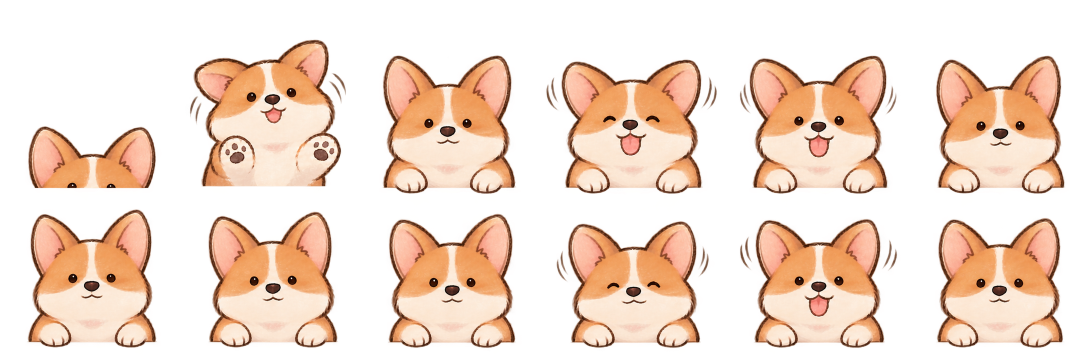
#> input picture art/raw/corgi-start.png, 2172 x 724 px (shown at 1/2 size)
$ python -i normalize-sprites.py   (imports and definitions only)
#> lines starting #> are read from the running program, lines starting #| are printed output that depends on the picture
"""
Sprite sheet 校正工具

產圖工具輸出的動畫表很少能直接用：畫布留白過多、排距不等分、格子不是正方形，
有時還會把格線和編號畫進圖裡。更麻煩的是**三段動畫各自是不同比例畫的** ——
同一隻柯基在 START 和 IDLE 裡佔畫面的比例不一樣，播放時就會忽大忽小。

所以這支腳本一次處理全部三張，而不是一張一張跑：

  1. 依指定的欄／排把每張畫布切格（排距優先用內容帶偵測，因為常常不等分）
  2. （選用）剝掉格線與編號
  3. 量出每張 sheet 內所有影格的內容範圍，取聯集當成該 sheet 的「作用區」
  4. 以作用區裁切每一格 —— 用同一個矩形裁全部，影格之間的相對位移才會保留，
     角色在段落內的移動（例如 START 從畫面外升起）不會被抹平
  5. 跨 sheet 統一縮放：以「頭寬的中位數」為基準。
     頭寬取每一格內容上緣 30% 那一段的寬度，只涵蓋耳朵與額頭。
     取中位數而不是最大值，因為 START 有一格是雙掌舉到頭邊，最大值會被
     那格灌水；取整格全寬也不行，會被前腳張開的姿勢拉偏。
     這是實測五種基準並排比對後最接近的一種，但仍無法完全對齊 ——
     三張素材本來就是各自用不同比例與裁切畫的，後製只能逼近。
     根治要從產圖端統一，見 art/PROMPT.md。
  6. 統一對齊：作用區底緣（也就是「窗台」那條線）對到格子裡的同一個高度

用法：
    python scripts/normalize-sprites.py                       # 三張分開的素材
    python scripts/normalize-sprites.py --single art/raw/corgi-all.png --cols 8 --rows 6

--single 是給「三段畫在同一張圖上」的素材用的（見 art/PROMPT.md）。
那種素材的角色比例天然一致，不必跨 sheet 校正，只要依影格數切成三段即可，
品質也遠比三張分開產的好。

原圖從 art/raw/ 讀、結果寫回 public/sprites/。校正是破壞性的，拿校正過的
結果再校正一次只會愈跑愈糟，所以來源永遠是備份。
"""

import argparse
import os
import shutil
import statistics

import numpy as np
from PIL import Image

HERE = os.path.dirname(os.path.abspath(__file__))
RAW_DIR = os.path.join(HERE, "..", "art", "raw")
OUT_DIR = os.path.join(HERE, "..", "public", "sprites")

ALPHA_THRESHOLD = 16

# 輸出的單格尺寸。頭寬會被縮到佔這個寬度的 TARGET_FILL，留下的邊距讓圓角
# 裁切不會啃到耳朵。
CELL = 256
TARGET_FILL = 0.62
# 作用區底緣要對到的位置，離格子底部留一點空隙
BOTTOM_MARGIN = 10
# 作用區最多佔格子的比例。留邊是必要的 —— 格子有圓角又會裁切，
# 貼到邊就會啃掉耳朵。頭寬對齊之後某些 sheet 的整體輪廓仍可能偏寬，
# 這道上限確保它們一律再縮進來。
MAX_UNION_FILL = 0.88

# 每張 sheet 的切法。cols/rows 要跟素材實際排版一致。
SHEETS = [
    {"file": "corgi-start.png", "cols": 6, "rows": 2},
    {"file": "corgi-idle.png", "cols": 12, "rows": 1},
    {"file": "corgi-loop.png", "cols": 6, "rows": 4, "strip_grid": 3, "strip_label": (95, 62)},
]


# [41 lines left out: functions find_row_bands, row_ranges, content_bbox, not called in this run]


# 頭部大約佔內容高度的上面這一段。取太多會吃到前腳，取太少在側面姿勢會抓不到耳朵。
HEAD_BAND = 0.30


# [125 lines left out: functions head_width, load_tiles, main, not called in this run]


def detect_bands(profile, min_gap):
    """從一維的內容剖面找出連續區段，間隔小於 min_gap 的併回去。"""
    out, start = [], None
    for i, on in enumerate(profile):
        if on and start is None:
            start = i
        elif not on and start is not None:
            out.append([start, i - 1])
            start = None
    if start is not None:
        out.append([start, len(profile) - 1])

    merged = []
    for band in out:
        if merged and band[0] - merged[-1][1] - 1 < min_gap:
            merged[-1][1] = band[1]
        else:
            merged.append(band)
    return [tuple(b) for b in merged]


# 三段的切分。每一項是 (輸出檔名, 佔幾排, 輸出時每排幾欄)。
# 排數與素材的版面對應：第 1 排是登場、2–3 排待機、4–5 排嗅聞。
SEGMENTS = [
    ("corgi-start.png", 1, 8),
    ("corgi-idle.png", 2, 8),
    ("corgi-loop.png", 2, 8),
]


# [29 lines left out: function find_ledge, not called in this run]


def split_single(path, min_gap=4):
    """
    把「三段畫在同一張圖」的素材切成三個 sheet。

    對齊完全以窗台為準，不靠格線。原因是產圖工具的排距未必等分 —— 實測這張
    素材五排的窗台在 y=194/379/562/734/898，排距是 185/183/172/164，用格線
    中線切格會讓每格的高度與原點都不同，窗台在格內的相對位置就跟著跑，
    播放時看起來就是角色一直上下抖。

    以窗台為錨點之後，格線只用來把畫布分成幾格，切得準不準都不影響對齊。
    """
#> called with path = '../art/raw/corgi-start.png', min_gap = 4
    image = Image.open(path).convert("RGBA")
#> image is the input picture: PIL image 2172x724 RGBA; mean R, G, B, A 111, 82.8, 65.7, 106.2
    alpha = np.array(image)[:, :, 3]
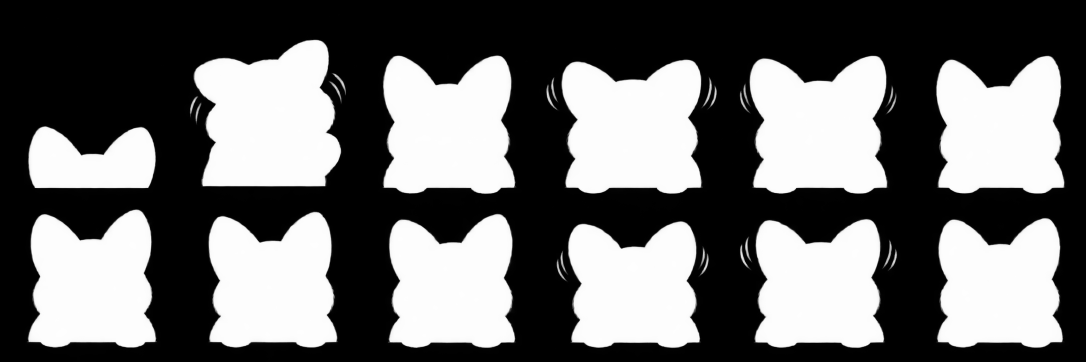
#> alpha: shape (724, 2172) (shown at 1/2 size); min 0, max 255, mean 106.2
    height, width = alpha.shape
#> height = 724; width = 2172

    col_bands = detect_bands((alpha > ALPHA_THRESHOLD).sum(axis=0) > 0, min_gap)
#> the loop in detect_bands, `for i, on in enumerate(profile):` made 2172 passes
#> on on passes 1 to 12: False, False, False, False, False, False, False, False, False, False, False, False
#> after the loop in detect_bands, `for i, on in enumerate(profile):`: out = [[54, 313], [379, 691], [765, 1032], [1092, 1433], [1479, 1794], [1871, 2130]]
#> the loop in detect_bands, `for band in out:` made 6 passes
#> after the loop in detect_bands, `for band in out:`: merged has the same summary as out
#> col_bands = [(54, 313), (379, 691), (765, 1032), (1092, 1433), (1479, 1794), (1871, 2130)]
    row_bands = detect_bands((alpha > ALPHA_THRESHOLD).sum(axis=1) > 0, min_gap)
#> the loop in detect_bands (call 2), `for i, on in enumerate(profile):` made 724 passes
#> start on passes 80, 419: 79, 418
#> the loop in detect_bands (call 2), `for band in out:` made 2 passes
#> band on passes 1 to 2: [79, 387], [418, 695]
#> row_bands = [(79, 387), (418, 695)]
    cols, rows = len(col_bands), len(row_bands)
#> cols = 6; rows = 2
    print("偵測格線：%d 欄 × %d 排 = %d 格（來源 %dx%d）" % (cols, rows, cols * rows, width, height))
#| 偵測格線：6 欄 × 2 排 = 12 格（來源 2172x724）

    expected_rows = sum(seg[1] for seg in SEGMENTS)
    if rows != expected_rows:
#> (the run stopped early here; a loop or call above may not have finished)

$ run again, on art/raw/grass.png
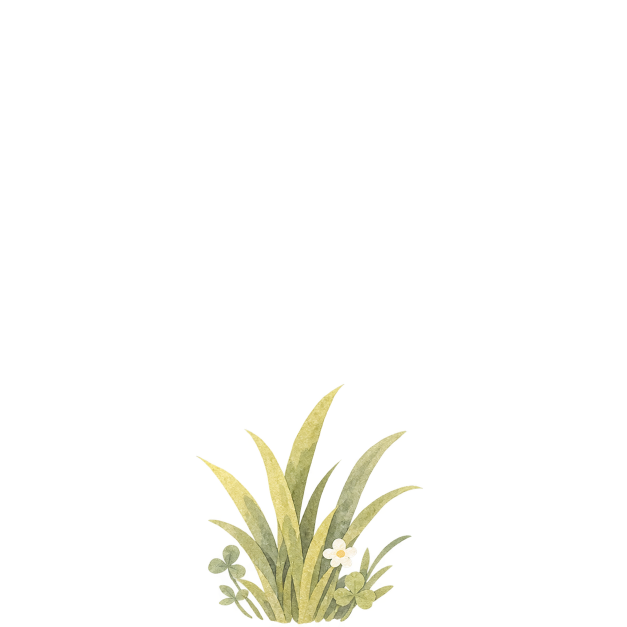
#> input picture art/raw/grass.png, 1254 x 1254 px (shown at 1/2 size)
#> in split_single, image is the input picture: PIL image 1254x1254 RGBA; mean R, G, B, A 13.2, 13, 8.2, 13.1
#> in split_single, `alpha = np.array(image)[:, :, 3]`:
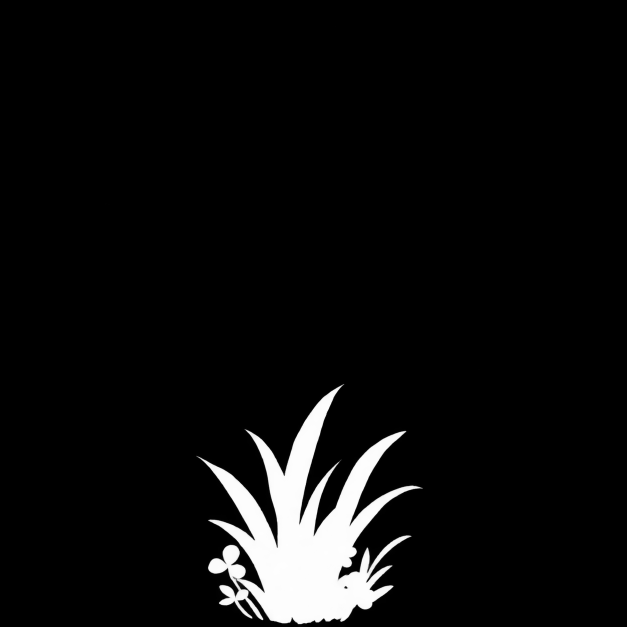
#> alpha: shape (1254, 1254) (shown at 1/2 size); min 0, max 255, mean 13.1
#> the loop in detect_bands, `for i, on in enumerate(profile):` made 1254 passes
#> start on pass 393: 392
#> after the loop in detect_bands, `for i, on in enumerate(profile):`: out = [[392, 845]]
#> the loop in detect_bands, `for band in out:` made 1 pass
#> col_bands = [(392, 845)]
#> the loop in detect_bands (call 2), `for i, on in enumerate(profile):` made 1254 passes
#> start on pass 769: 768
#> the loop in detect_bands (call 2), `for band in out:` made 1 pass
#> band on pass 1: [768, 1248]
#> row_bands = [(768, 1248)]
#> cols = 1
#| 偵測格線：1 欄 × 1 排 = 1 格（來源 1254x1254）
